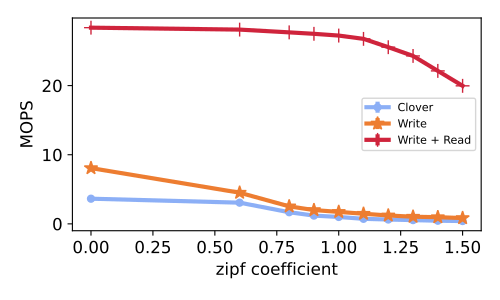

Here is the Python script that generated this plot:
import matplotlib
import matplotlib.pyplot as plt
from statistics import mean
import numpy as np

from common import *

plt.rcParams.update({'font.size': 12})
fig, ax1 = plt.subplots(1,1, figsize=(5,3))
default_line_width=3
default_marker_size=10

def contention_err(ax,rws,ws, clover):
    scale_mil(rws)
    scale_mil(ws)
    scale_mil(clover)
    ax.errorbar(clover["zipf"],clover["ops"],clover["err"],label=default_clover_label,marker=default_clover_marker, color=default_clover_color,linewidth=default_line_width, markersize=default_marker_size )
    ax.errorbar(ws["zipf"],ws["ops"],ws["err"],label=write_steering_label,marker=write_steering_marker,color=write_steering_color,linewidth=default_line_width, markersize=default_marker_size )
    ax.errorbar(rws["zipf"],rws["ops"],rws["err"],label=read_write_steering_label, marker=read_write_steering_marker, color=read_write_steering_color,linewidth=default_line_width, markersize=default_marker_size )

    #plot_max_improvement(ax,rws,clover,"zipf")
    ax.legend( ncol=1, prop={'size': 8})
    ax.set_xlabel('zipf coefficient')

def gen_tuples(ops,zipf,err):
    return {'zipf': zipf, 'ops': ops, 'err': err}


####################### 128 YCSB A


std=[0, 0, 0, 0, 0, 0, 0, 0, 0, 0]
zipf=[0.00, 0.60, 0.80, 0.90, 1.00, 1.10, 1.20, 1.30, 1.40, 1.50]
clover=[3640555,3065432,1682906,1196656,999124,731036,630120,542596,457079,407156,]
write=[8066550,4508152,2532284,1995339,1731571,1464580,1214028,1033144,966524,841748,]
rw=[28380260,28101048,27700444,27491468,27237704,26762201,25558344,24292628,22126031,19967420,]
clover_with_buffering_A_128 = gen_tuples(clover,zipf,std)
write_steering_A_128       = gen_tuples(write,zipf,std)
read_write_steering_A_128  = gen_tuples(rw,zipf,std)


contention_err(ax1,read_write_steering_A_128,write_steering_A_128,clover_with_buffering_A_128)

#ax1.set_title('Zipf Coeff 50% Writes 128 bytes')
ax1.set_ylabel('MOPS')
#ax1.set_ylim(top=350)



plt.tight_layout()
save_fig(plt)
